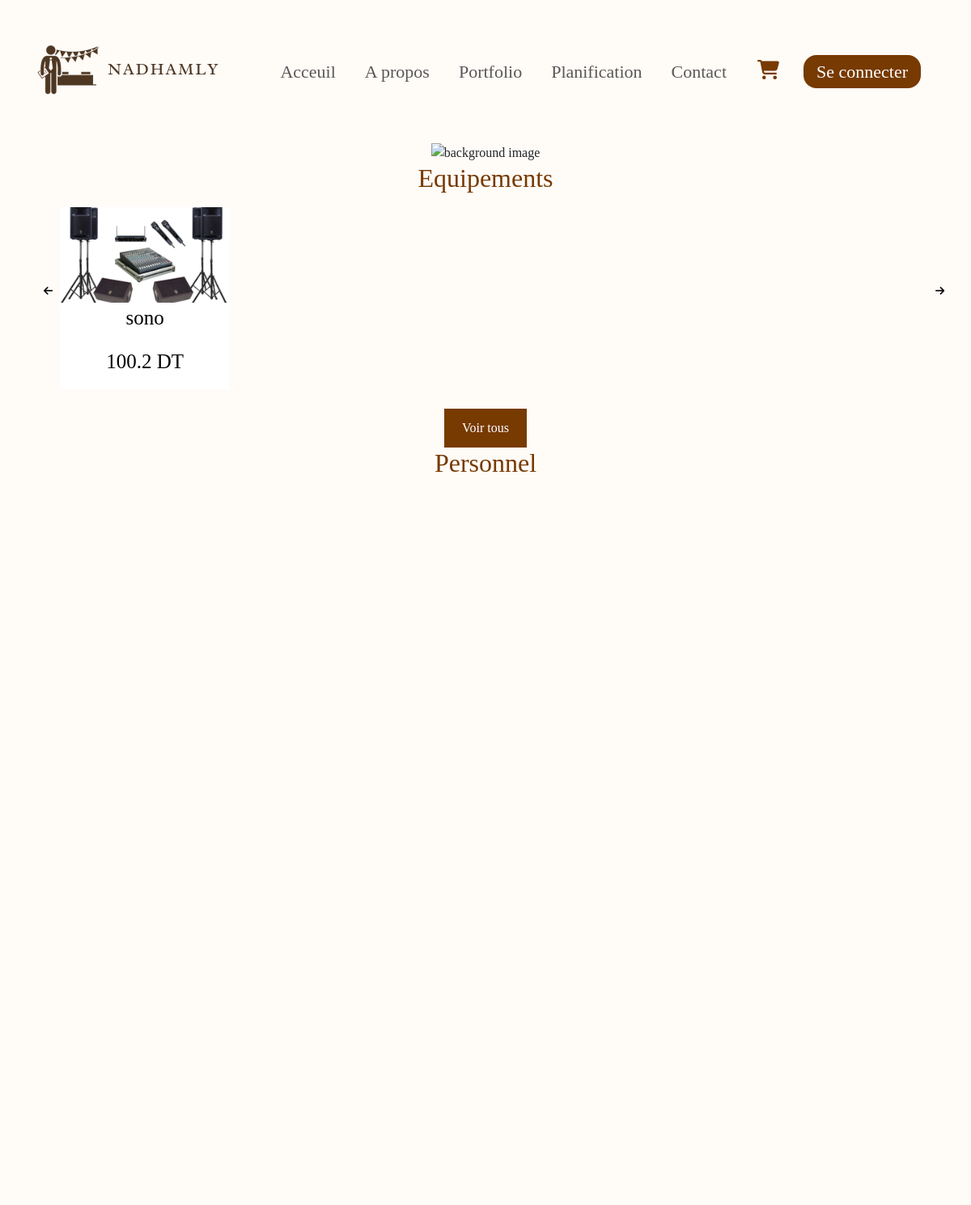
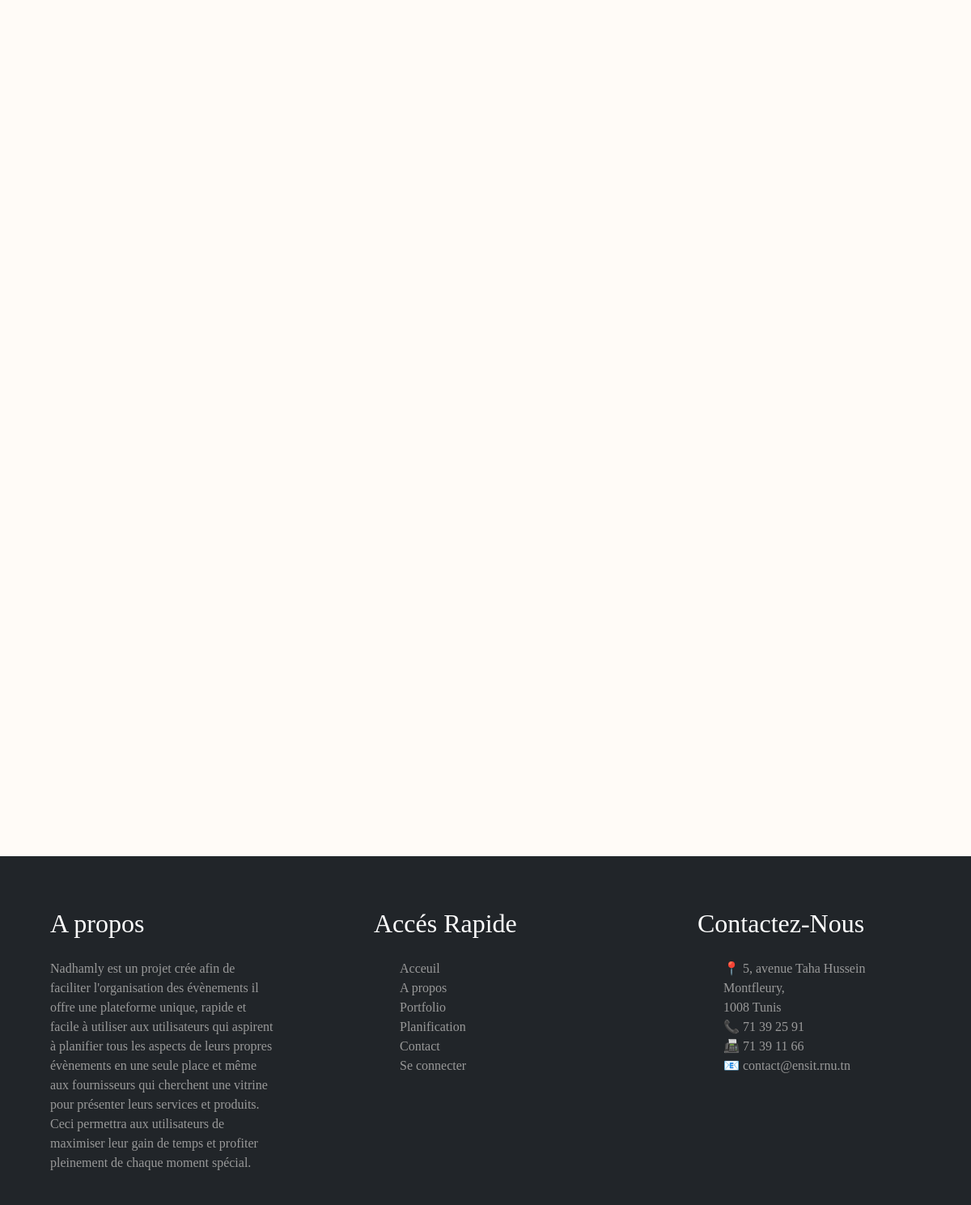
The page /planification.php on the database its author committed (2 pictures, top to bottom).
### tables this page shows
CREATE TABLE `articles` (
  `id` varchar(15) NOT NULL,
  `libelle` varchar(30) NOT NULL,
  `description` varchar(300) NOT NULL,
  `nombre` int(11) NOT NULL,
  `prix` float NOT NULL,
  `image1` varchar(100) DEFAULT 'image_default.png',
  `image2` varchar(100) DEFAULT 'image_default.png',
  `image3` varchar(100) DEFAULT 'image_default.png',
  `categorie` varchar(20) NOT NULL,
  `dispo` int(11) NOT NULL DEFAULT 1,
  `motif` varchar(9) NOT NULL,
  `id_frs` int(11) NOT NULL
);

### planification.php (the view, shortened to what this page needs)
<?php
require_once 'config.php';
$id_user = null;
if (isset($_SESSION["pdp"])) {
  $pdp = $_SESSION["pdp"];
} else {
  $pdp = null;
}
if (isset($_SESSION["id_user"])) {
  $id_user = $_SESSION["id_user"];
} else {
  $id_user = null;
}
$sql="select * from `articles` where id_frs!= '$id_user' ";
$all_article=$conn->query($sql);
?>
<!DOCTYPE html>
<html lang="en">
<head>
  <link href="https://cdn.jsdelivr.net/npm/bootstrap@5.3.3/dist/css/bootstrap.min.css" rel="stylesheet"
>
  <link rel="stylesheet" href="css/index.css" type="text/css">
  <link rel="stylesheet" href="css/planification.css" type="text/css">
  <link rel="stylesheet" href="css/dropdown.css" type="text/css">
</head>
<body class="vh 100">
  <nav class="navbar navbar-expand-lg bg-transparent">
        <div class="container-fluid">
          <a class="navbar-brand" href="index.html"><img src="images/logo.png" alt="logo Nadhamly"></a>
          <div class="sidebar offcanvas offcanvas-start" tabindex="-1" id="offcanvasNavbar" aria-labelledby="offcanvasNavbarLabel">
            <div class="offcanvas-body">
              <ul class="navbar-nav justify-content-end align-items-center flex-grow-1 pe-3">
                <li class="nav-item">
                  <a class="nav-link  fontradley bold" aria-current="page" href="index.php">Acceuil</a>
                </li>
                <li class="nav-item">
                  <a class="nav-link  fontradley bold" href="Apropos.php">A propos</a>
                </li>
                <li class="nav-item">
                    <a class="nav-link  fontradley bold" href="portfolio.php">Portfolio</a>
                  </li>
                  <li class="nav-item fontradley">
                    <a class="nav-link  bold" href="planification.php">Planification</a>
                  </li>
                  <li class="nav-item">
                    <a class="nav-link fontradley  bold" href="contact.php">Contact</a>
                  </li>
                  <li class="nav-item">
              <a href="panier.php" class="cart-link">
                <i class="fa-solid fa-cart-shopping icon-style"></i>
              </a>
            </li>
                  <li class="nav-item">
                  <?php if(isset($_SESSION["utilisateur"])) { ?>
                         <div class="profile-dropdown">
          <div  onclick="toggle()" class="profile-img" id="image-container">
          <?php if (!empty($pdp)) { ?>
                <img src="<?php echo $pdp; ?>" style="border-radius: 50%; overflow: hidden; width: 55px; height: 55px; object-fit: cover;" id="profile-image">
            <?php } else { ?>
                <img src="images/defaultpdp.jpg" alt="Default Profile Picture" style="border-radius: 50%; overflow: hidden; width: 75px; height: 75px; object-fit: cover;" id="profile-image">
            <?php } ?>
          </div>
        <ul class="profile-dropdown-list" style="list-style-type: none;padding:0;z-index:30;">
          <li class="profile-dropdown-list-item">
            <a href="profile.php">
              <i class="fa-regular fa-user"></i>
              <?php $username= $_SESSION["utilisateur"];
              echo $username;
              ?>
            </a>
          </li>
          <li class="profile-dropdown-list-item">
            <a href="equipes.php">
            <i class="ri-user-add-fill"></i>
              Rejoindre des équipes
            </a>
          </li>
          <li class="profile-dropdown-list-item">
            <a href="demandes.php">
              <i class="fa-solid fa-chart-line"></i>
              Demandes de partenariat
            </a>
          </li>
          <li class="profile-dropdown-list-item">
            <a href="recherche.php">
              <i class="fa-solid fa-search"></i>
              Rechercher
            </a>
          </li>
          <li class="profile-dropdown-list-item">
            <a href="#">
              <i class="fa-regular fa-circle-question"></i>
              Aide et contact
            </a>
          </li>
          <li class="profile-dropdown-list-item">
            <a href="#">
              <i class="fa-solid fa-arrow-right-from-bracket"></i>
              <?php if(isset($_SESSION["utilisateur"])) { ?>
                    <form method="post">
                        <button type="submit" name="logout" class="btn btn-link text-black fontradley button-reset">Déconnexion</button>
                    </form>
                    <?php } else { ?>
                    <a class="nav-link text-white px-3 py-1 rounded-4 fontradley navbtn" href="login.php">Se connecter</a>
                <?php } ?>
            </a>
          </li>
        </ul>
      </div>
                <?php } else { ?>
                    <a class="nav-link text-white px-3 py-1 rounded-4 fontradley navbtn" href="login.php">Se connecter</a>
                <?php } ?>
                  </li>
              </ul>
            </div>
          </div>
        </div>
      </nav>
  <div class="rest-container">
    <div class="coverimage">
      <img src="images/background.jpg" alt="background image" />
    </div>
  </div>
  <div class="partie-container">
    <h2 class="section-title hidden">Equipements</h2>
    <div class="all-container">
      <div class="scroller-button-container hidden">
        <div class="scroller-button-container hidden">
          <button class="scroll-left-button" data-target="media-scroller-1">
            <p style="color:black;"><i class="fa-solid fa-arrow-left"></i></p>
          </button>
        </div>
      </div>
      <div class="media-scroller snaps-inline container-fluid mr-1.2 md-1.2 " id="media-scroller-1">
        <?php
        while ($row = mysqli_fetch_assoc($all_article)) {
          if ($row['categorie'] == 'Equipement') {
            ?>
            <div class="media-element hidden" <?php if ($row['nombre'] == 1 && $row['motif'] == 'Vente') { ?>onclick="window.location.href='details_art_vente_1.php?id=<?php echo $row['id']; ?>';" <?php } elseif (($row['nombre'] > 1 && $row['motif'] == 'Vente')) {
              ?> onclick="window.location.href='details_art_vente.php?id=<?php echo $row['id']; ?>';" <?php
            } elseif (($row['nombre'] == 1 && $row['motif'] == 'Location')) {
              ?> onclick="window.location.href='details_art_location_1.php?id=<?php echo $row['id']; ?>';" <?php
            } else { ?> onclick="window.location.href='details_art_location.php?id=<?php echo $row['id']; ?>';" <?php
            } ?>>
              <img src="images/upload/articles/<?php echo $row['image1']; ?>" alt="">
              <p class="title"><?php echo $row['libelle']; ?></p>
              <p class="title"><?php echo $row['prix'] . " DT"; ?></p>
            </div>
          <?php }
        }
        mysqli_data_seek($all_article, 0); ?>
      </div>
      <div class="scroller-button-container hidden">
        <button class="scroll-right-button" data-target="media-scroller-1">
          <p style="color:black;"><i class="fa-solid fa-arrow-right"></i></p>
        </button>
      </div>
    </div>
    <div class="row justify-content-center">
    <div class="col text-center hidden">
      <a href="voirtous.php" class="mybtn">Voir tous</a>
    </div>
  </div>
  </div>
  <div class="partie-container">
    <h2 class="section-title hidden">Personnel</h2>
    <div class="all-container">
      <div class="media-scroller snaps-inline container-fluid mr-1.2 md-1.2 " id="media-scroller-1">
      </div>
    </div>
  </div>
  <div class="partie-container">
    <div class="all-container">
      <div class="media-scroller snaps-inline container-fluid mr-1.2 md-1.2 " id="media-scroller-1">
      </div>
    </div>
  </div>
  <div class="partie-container">
    <div class="all-container">
      <div class="media-scroller snaps-inline container-fluid mr-1.2 md-1.2 " id="media-scroller-1">
      </div>
    </div>
  </div>
  <div class="partie-container">
    <div class="all-container">
      <div class="media-scroller snaps-inline container-fluid mr-1.2 md-1.2 " id="media-scroller-1">
      </div>
    </div>
  </div>
  <div class="partie-container">
    <div class="all-container">
      <div class="media-scroller snaps-inline container-fluid mr-1.2 md-1.2 " id="media-scroller-1">
      </div>
    </div>
  </div>
  <div class="partie-container">
    <div class="all-container">
      <div class="media-scroller snaps-inline container-fluid mr-1.2 md-1.2 " id="media-scroller-1">
      </div>
    </div>
  </div>
  <footer class="bg-dark pt-5 pb-4">
    <div class="container-fluid">
      <div class="row  text-white">
        <div class="col-md-3 col-lg-3 col-sm-1 mx-auto mt-3">
          <h2 style="font-family:'Times New Roman', Times, serif;font-weight: 500;">A propos</h2>
        </div>
        <div class="col-md-3 col-lg-3 col-sm-1 mx-auto mt-3">
          <h2 style="font-family: 'Times New Roman', Times, serif;font-weight: 500;">Accés Rapide</h2>
        </div>
        <div class="col-md-3 col-lg-3 col-sm-1 mx-auto mt-3">
          <h2 style="font-family: 'Times New Roman', Times, serif;font-weight: 500;">Contactez-Nous</h2>
        </div>
      </div>
      <div class="row greytext">
        <div class="col-md-3 col-lg-3 col-sm-1 mx-auto mt-3">
          <p style="font-family:'Times New Roman', Times, serif;"> Nadhamly est un projet crée afin de faciliter
            l'organisation des évènements il offre une plateforme unique, rapide et facile à utiliser aux utilisateurs
            qui aspirent à planifier tous les aspects de leurs propres évènements en une seule place et même aux
            fournisseurs qui cherchent une vitrine pour présenter leurs services et produits. Ceci permettra aux
            utilisateurs de maximiser leur gain de temps et profiter pleinement de chaque moment spécial.
          </p>
        </div>
        <div class="col-md-3 col-lg-3 col-sm-1 mx-auto mt-3">
          <ul>
            <li><a href="index.html">Acceuil</a></li>
            <li><a href="Apropos.html">A propos</a></li>
            <li><a href="portfolio.html">Portfolio</a></li>
            <li><a href="#">Planification</a></li>
            <li><a href="contact.html">Contact</a></li>
            <li><a href="login.html">Se connecter</a></li>
          </ul>
        </div>
        <div class="col-md-3 col-lg-3 col-sm-1 mx-auto mt-3">
          <ul class="coordonnées">
            <li align="left">&#128205; <a href="https://maps.app.goo.gl/zLKkJNBrgjAyrBT1A">5, avenue Taha Hussein
                Montfleury,<br /> 1008 Tunis</a></li>
            <li align="left">&#128222; <a href="tel:216 71 39 25 91">71 39 25 91</a></li>
            <li align="left">&#128224; <a href="tel:216 71 39 11 66"> 71 39 11 66</a></li>
            <li align="left">&#128231; <a href="mailto:contact@ensit.rnu.tn">contact@ensit.rnu.tn</a></li>
          </ul>
        </div>
      </div>
    </div>
  </footer>
</body>
</html>

### css/index.css (style rules this page uses)
:root { --bg-color:#fffbf7; --text-noir:black; --text-bleu:blue; --text-marron:#773a00; --marron-int:#351a02; --marron-clair:#ffe8d4dd; --footer-color:#999; --bronze:#977b3f; --white:#fff }
body { font-family: "Radley"; background-color: var(--bg-color); }
.fontradley { font-family: 'Radley'; }
.bold { font-weight: 500; }
.nav-link { font-size: 22px; margin-left: 10px; margin-right: 10px; }
.navbar-nav .nav-link { transition: all .50s ease; }
.navbar { padding-left: 2%; padding-right: 2%; }
.offcanvas-body { align-items: center; justify-content: center; }
.navbtn { background-color: var(--text-marron); cursor: pointer; transition: all 0.3s ease 0s; }
.greytext { color: var(--footer-color); }
footer a { color: var(--footer-color); text-decoration: none; transition: color 0.5s ease; }
footer li { list-style: none; }
button { font-size: 0.8rem; font-weight: 700; outline: none; border:none; background-color: #1d1d1d; color:aliceblue; padding: 13px 30px; cursor: pointer; text-transform: uppercase; transition: 0.3s ease; }

### css/planification.css (style rules this page uses)
body { background-color:#fffbf7 ; }
:root { --bg-color:#fffbf7; --text-noir:black; --text-bleu:blue; --text-marron:#773a00; --footer-color:#999; }
.hidden { opacity: 0; filter : blur(5px); transform: translateY(100%); transition: all 1s; }
.show { opacity: 1; transform: translateY(0); filter: blur(0); }
.rest-container { display: grid; place-items: center; align-content: center; }
.fontradley { font-family: 'Radley'; }
.bold { font-weight: 500; }
.nav-link { font-size: 22px; margin-left: 10px; margin-right: 10px; }
.navbar-nav .nav-link { transition: all .50s ease; }
.navbar { padding-left: 2%; padding-right: 2%; }
.offcanvas-body { align-items: center; justify-content: center; }
.navbtn { background-color: var(--text-marron); cursor: pointer; transition: all 0.3s ease 0s; }
.coverimage { position: relative; }
.greytext { color: var(--footer-color); }
footer a { color: var(--footer-color); text-decoration: none; transition: color 0.5s ease; }
footer li { list-style: none; }
.scroller-button-container { display: flex; align-items: center; width: 50px; margin-left: var(--_spacer); margin-right: var(--_spacer); }
.scroller-button-container button { background-color: transparent; }
.all-container { display: flex; flex-direction: row; padding-left: 2%; padding-right: 2%; margin-top: 1rem; margin-bottom: 1.5rem; }
.section-title { color: var(--text-marron); text-align: center; }
.media-scroller { --_spacer: var(--size-3); display: grid; gap: var(--_spacer); grid-auto-flow: column; grid-auto-columns: 20%; padding-left: var(--_spacer); padding-right: var(--_spacer); overflow-x: auto; overflow-y: hidden; overscroll-behavior-inline: contain; }
.media-element { display: grid; grid-template-rows: min-content; gap: var(--_spacer); padding: var(--_spacer); margin-bottom: var(--_spacer); background: white; border-radius: var(--radius-2); box-shadow: var(--shadow-3); overflow: hidden; text-align: center; cursor: pointer; }
.media-element > img { inline-size: 100%; aspect-ratio: 16 / 9; object-fit: cover; }
.media-element > p { color: var(--text-noir); font-family: 'Radley'; font-size: 25px; font-weight: 500; }
.snaps-inline { scroll-snap-type: inline mandatory; scroll-padding-inline: var(--_spacer, 1rem); }
.snaps-inline > * { scroll-snap-align: start; }
.section-title { padding-inline-start: var(--size-6); margin-block: var(--size-9) var(--size-3); }
.mybtn { border-radius:2px;border-color:#773a00;color:#773a00; transition: background-color 0.5s ease, color 0.5s ease; background-color: #773a00 !important; color: white !important; }

### css/dropdown.css (style rules this page uses)
:root { --primary: #eeeeee; --secondary: #773a00; --secondary-light: #ffefe0; --secondary-light-2: rgb(127, 183, 126, 0.1); --white: #fff; --black: #393e46; --shadow: 0px 2px 8px 0px var(--secondary-light); }

### planification.php (style rules this page uses)
.fa-cart-shopping { font-size: 24px; color: var(--text-marron); margin-left: 10px; margin-right: 10px; padding-left: 10px; padding-right: 10px; }
.mybtn { display: inline-block; padding: 10px 20px; border: 2px solid #773a00; color: #fff; background-color:#773a00; text-decoration: none; text-align: center; border-radius: 0; }

### rows shown on the page
articles: image1 (picture), libelle "sono", prix "100.2"
